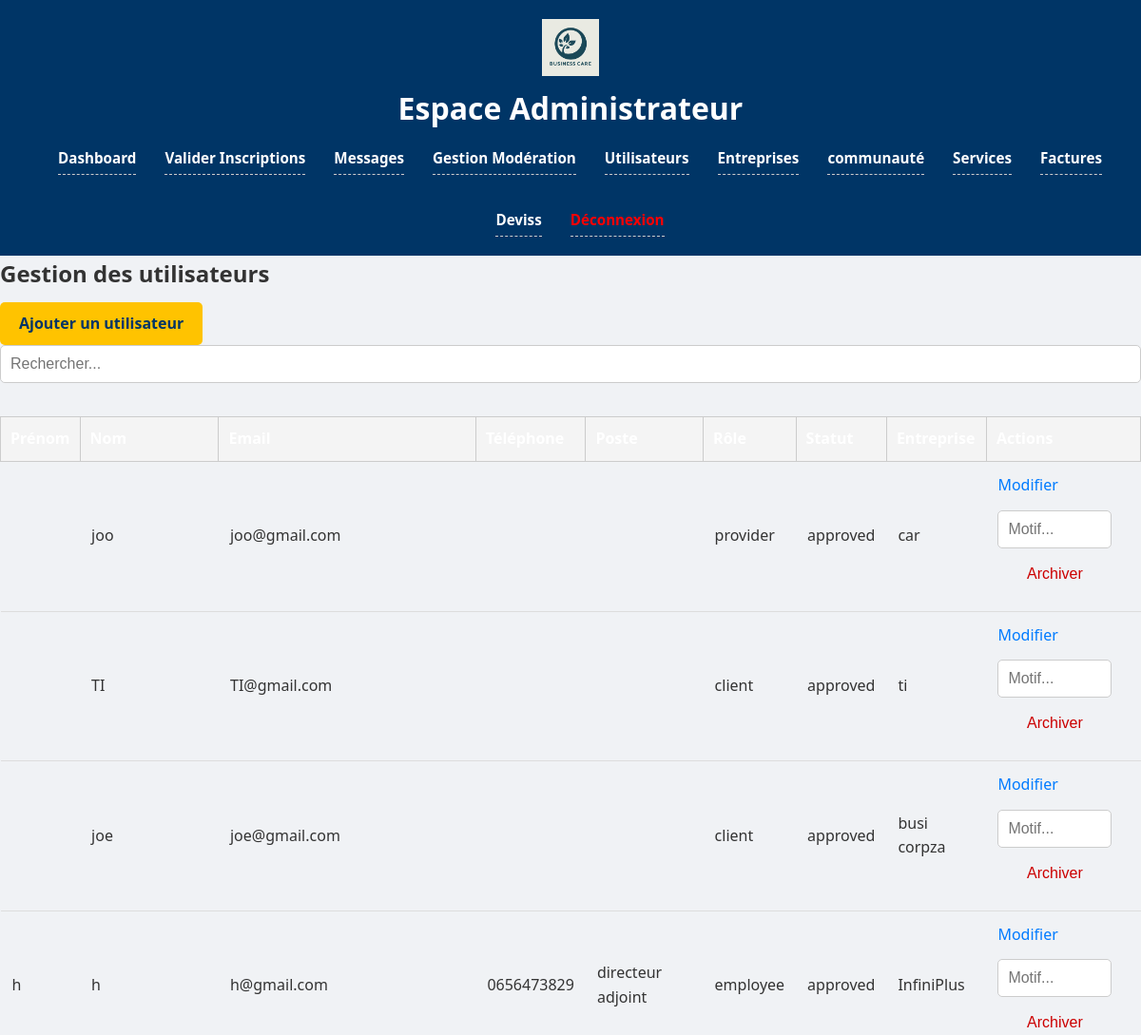
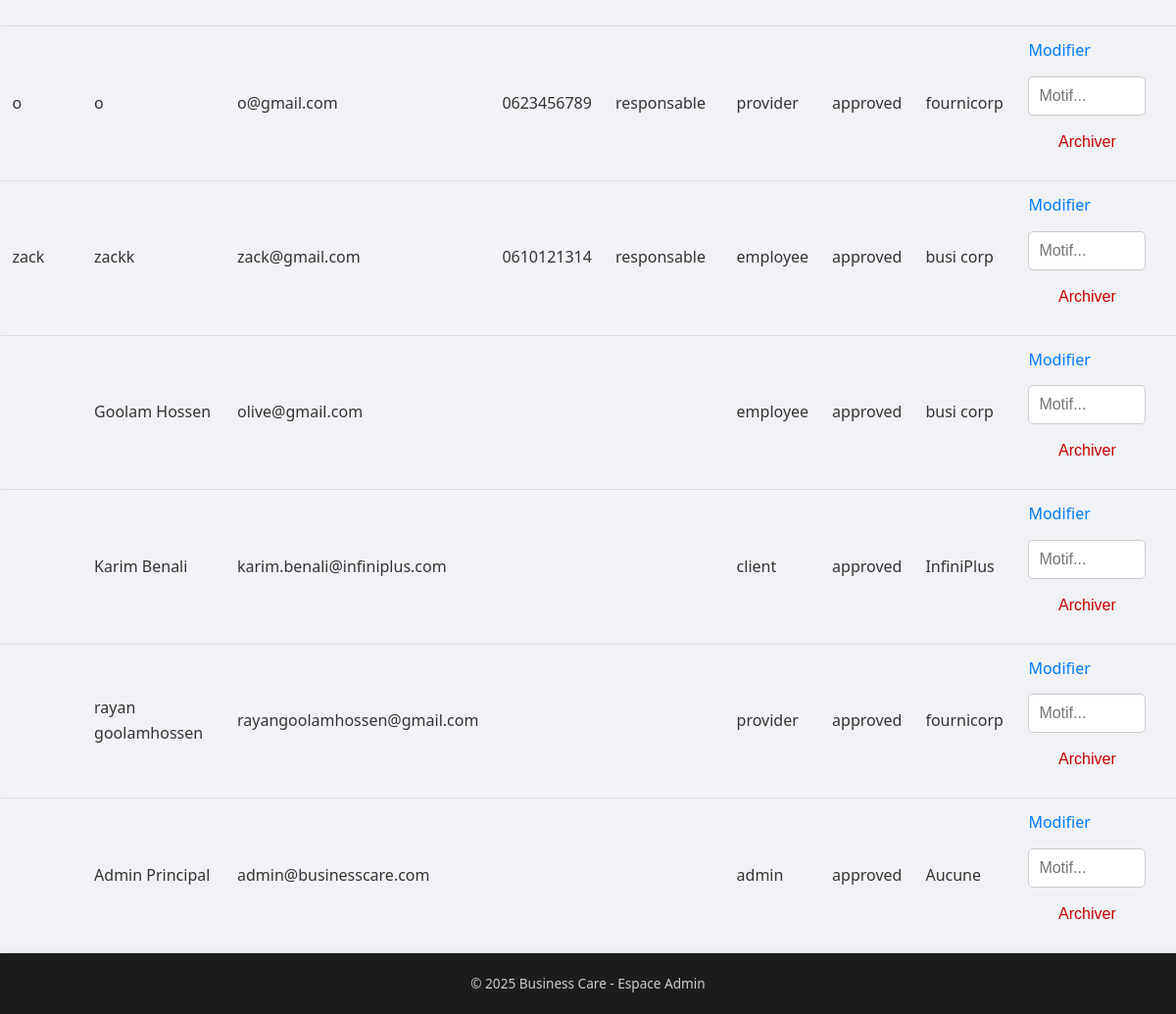
/admin/users.php (signed in), run on the app's committed database (2 pictures, top to bottom).
### tables this page shows
CREATE TABLE `users` (
  `id` int(11) NOT NULL,
  `company_id` int(11) DEFAULT NULL,
  `name` varchar(100) NOT NULL,
  `firstname` varchar(100) DEFAULT NULL,
  `email` varchar(100) NOT NULL,
  `phone` varchar(20) DEFAULT NULL,
  `password` varchar(255) NOT NULL,
  `role` enum('admin','client','employee','provider') NOT NULL,
  `position` varchar(100) DEFAULT NULL,
  `status` enum('pending','approved','rejected') DEFAULT 'pending',
  `created_at` timestamp NOT NULL DEFAULT CURRENT_TIMESTAMP,
  `archive_reason` text,
  `first_login` tinyint(1) DEFAULT '1'
);

CREATE TABLE `companies` (
  `id` int(11) NOT NULL,
  `name` varchar(150) NOT NULL,
  `siret` varchar(20) DEFAULT NULL,
  `industry` varchar(100) DEFAULT NULL,
  `email` varchar(100) NOT NULL,
  `phone` varchar(20) DEFAULT NULL,
  `website` varchar(100) DEFAULT NULL,
  `address_street` varchar(255) DEFAULT NULL,
  `address_city` varchar(100) DEFAULT NULL,
  `address_postal_code` varchar(10) DEFAULT NULL,
  `address_country` varchar(100) DEFAULT NULL,
  `representative_name` varchar(100) DEFAULT NULL,
  `created_at` timestamp NOT NULL DEFAULT CURRENT_TIMESTAMP,
  `employees` int(11) NOT NULL DEFAULT '1'
);

### admin/users.php (the view, shortened to what this page needs)
<?php
include 'includes/header.php';
$users = $pdo->query("
    SELECT users.id, users.firstname, users.name, users.email, users.phone, users.position, users.role,
           users.status, users.archive_reason, companies.name AS company_name
    FROM users
    LEFT JOIN companies ON users.company_id = companies.id
    ORDER BY users.created_at DESC
")->fetchAll();
?>
<section class="form-section">
    <h2>Gestion des utilisateurs</h2>
    <p><a href="add_user.php" class="cta-button">Ajouter un utilisateur</a></p>
    <input type="text" id="searchInput" placeholder="Rechercher..." style="width: 100%; padding: 10px; margin-bottom: 15px; border: 1px solid #ccc; border-radius: 5px;">
    <?php if (empty($users)): ?>
        <p>Aucun utilisateur enregistré.</p>
    <?php else: ?>
        <table id="usersTable" style="width: 100%; border-collapse: collapse;">
            <thead>
                <tr style="background: #f2f2f2;">
                    <th style="padding: 10px; border: 1px solid #ccc;">Prénom</th>
                    <th style="padding: 10px; border: 1px solid #ccc;">Nom</th>
                    <th style="padding: 10px; border: 1px solid #ccc;">Email</th>
                    <th style="padding: 10px; border: 1px solid #ccc;">Téléphone</th>
                    <th style="padding: 10px; border: 1px solid #ccc;">Poste</th>
                    <th style="padding: 10px; border: 1px solid #ccc;">Rôle</th>
                    <th style="padding: 10px; border: 1px solid #ccc;">Statut</th>
                    <th style="padding: 10px; border: 1px solid #ccc;">Entreprise</th>
                    <th style="padding: 10px; border: 1px solid #ccc;">Actions</th>
                </tr>
            </thead>
            <tbody>
                <?php foreach ($users as $user): ?>
                    <tr class="user-row" style="<?= $user['status'] === 'archived' ? 'background:#f9f9f9; color:#999;' : '' ?>">
                        <td><?= htmlspecialchars($user['firstname']) ?></td>
                        <td><?= htmlspecialchars($user['name']) ?></td>
                        <td><?= htmlspecialchars($user['email']) ?></td>
                        <td><?= htmlspecialchars($user['phone']) ?></td>
                        <td><?= htmlspecialchars($user['position']) ?></td>
                        <td><?= htmlspecialchars($user['role']) ?></td>
                        <td>
                            <?= htmlspecialchars($user['status']) ?>
                        </td>
                        <td><?= htmlspecialchars($user['company_name'] ?? 'Aucune') ?></td>
                        <td>
                            <a href="edit_user.php?id=<?= $user['id'] ?>">Modifier</a>
                            <?php if ($user['status'] !== 'archived'): ?>
                                <form method="POST" style="display:inline-block; margin-top:5px;">
                                    <input type="text" name="reason" placeholder="Motif..." required style="width: 120px;">
                                    <button type="submit" style="border:none; background:none; color:#c00; cursor:pointer;">Archiver</button>
                                </form>
                            <?php endif; ?>
                        </td>
                    </tr>
                <?php endforeach; ?>
            </tbody>
        </table>
    <?php endif; ?>
</section>
<?php include 'includes/footer.php'; ?>

### admin/includes/header.php (shortened to what this page needs)
<!DOCTYPE html>
<html lang="fr">
<head>
    <link rel="stylesheet" href="../assets/css/admin_style.css">
</head>
<body>
<header>
<img src="../assets/img/logo-businesscare.png" alt="Logo Business Care" style="height: 60px;">
    <h1>Espace Administrateur</h1>
    <nav>
        <ul>
            <li><a href="../admin/dashboard.php">Dashboard</a></li>
            <li><a href="../admin/validate_accounts.php">Valider Inscriptions</a></li>
            <li><a href="../admin/messages.php">Messages</a></li>
                        <li><a href="../admin/community_moderation.php">Gestion Modération</a></li>
            <li><a href="../admin/users.php">Utilisateurs</a></li>
            <li><a href="../admin/companies.php">Entreprises</a></li>
            <li><a href="../admin/admin_community.php">communauté</a></li>
            <li><a href="../admin/services.php">Services</a></li>
            <li><a href="../admin/invoices.php">Factures</a></li>
            <li><a href="../admin/quotes.php">Deviss</a></li>
            <li><a href="../login/logout.php" style="color: red;">Déconnexion</a></li>
        </ul>
    </nav>
</header>
<main>

### admin/includes/footer.php
</main>
<footer>
    <p>&copy; 2025 Business Care - Espace Admin</p>
</footer>
</body>
</html>

### assets/css/admin_style.css (style rules this page uses)
* { margin: 0; padding: 0; box-sizing: border-box; }
html, body { height: 100%; font-family: 'Segoe UI', Tahoma, Geneva, Verdana, sans-serif; background-color: #f0f2f5; color: #333; line-height: 1.6; }
body { display: flex; flex-direction: column; }
header { background-color: #003566; color: white; padding: 20px; text-align: center; }
header h1 { font-size: 2rem; margin-bottom: 10px; }
nav ul { list-style: none; display: flex; justify-content: center; gap: 30px; flex-wrap: wrap; }
nav ul li a { color: white; font-weight: bold; text-decoration: none; transition: 0.3s; }
.cta-button { display: inline-block; background-color: #ffc300; color: #003566; font-weight: bold; text-decoration: none; padding: 10px 20px; margin-top: 10px; border-radius: 5px; transition: background-color 0.3s ease; }
table { width: 100%; border-collapse: collapse; margin-top: 20px; }
th, td { text-align: left; padding: 12px; border-bottom: 1px solid #ccc; }
th { background-color: #003566; color: white; }
td a { font-size: 1rem; margin-right: 10px; text-decoration: none; }
#searchInput { width: 100%; padding: 12px; font-size: 1rem; margin-bottom: 20px; border: 1px solid #ccc; border-radius: 6px; }
ul { margin-top: 10px; padding-left: 20px; }
ul li { padding: 5px 0; border-bottom: 1px dashed #ccc; font-size: 0.95rem; }
footer { background-color: #1c1c1c; color: #ccc; text-align: center; padding: 20px; font-size: 0.85rem; margin-top: auto; }
form input, form button { display: block; width: 100%; margin: 8px 0; padding: 10px; border-radius: 5px; border: 1px solid #ccc; font-size: 16px; }
form button { background-color: #007bff; color: white; cursor: pointer; border: none; }
table th, table td { padding: 12px; text-align: left; border-bottom: 1px solid #ddd; }
table th { background-color: #f4f4f4; }
a { color: #007bff; text-decoration: none; }

### data on the page
users: name "joo", email "joo@gmail.com", role "provider", status "approved", company.name "car"
users: name "TI", email "TI@gmail.com", role "client", status "approved", company.name "ti"
users: name "joe", email "joe@gmail.com", role "client", status "approved", company.name "busi corpza"
users: firstname "h", name "h", email "h@gmail.com", phone "0656473829", position "directeur adjoint", role "employee", status "approved", company.name "InfiniPlus"
users: firstname "o", name "o", email "o@gmail.com", phone "0623456789", position "responsable", role "provider", status "approved", company.name "fournicorp"
users: firstname "zack", name "zackk", email "zack@gmail.com", phone "0610121314", position "responsable", role "employee", status "approved", company.name "busi corp"
users: name "Goolam Hossen", email "olive@gmail.com", role "employee", status "approved", company.name "busi corp"
users: name "Karim Benali", email "karim.benali@infiniplus.com", role "client", status "approved", company.name "InfiniPlus"
users: name "rayan goolamhossen", email "rayangoolamhossen@gmail.com", role "provider", status "approved", company.name "fournicorp"
users: name "Admin Principal", email "admin@businesscare.com", role "admin", status "approved", company_name "Aucune"
